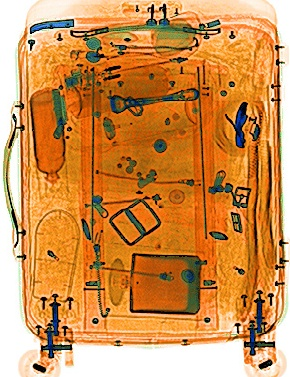
#> input picture background_images/BAGGAGE_20180811_175323_83216_B_1.jpg, 290 x 377 px
$ jupyter execute --allow-errors Practice.ipynb   (shell and % lines are left out)
#> lines starting #> are read from the running program, lines starting #| are printed output that depends on the picture; after the words box and inside, x2 and y2 are one past the last pixel; in counts of white or black regions, pixels touching at a corner belong together
[cell 1]
from PIL import Image
import cv2 as cv
# Image.open('./threat_images/BAGGAGE_20170522_113049_80428_A.jpg')
import timeit
import numpy as np

[cell 2]
im1=Image.open('./background_images/BAGGAGE_20180811_175323_83216_B_1.jpg')
#> im1 is the input picture: PIL image 290x377 RGB; mean R, G, B 205.4, 143.2, 80.9
im1

[cell 3]
im2=Image.open('./threat_images/BAGGAGE_20170522_113049_80428_A.jpg')
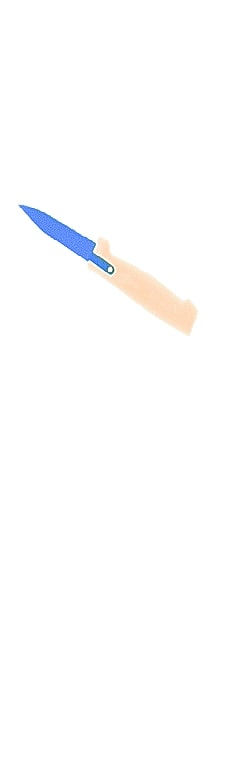
#> input picture threat_images/BAGGAGE_20170522_113049_80428_A.jpg, 232 x 768 px
#> im2 is the input picture: PIL image 232x768 RGB; mean R, G, B 253.4, 253.4, 253.7
im2

[cell 4]
im3=im2.paste(im1)

[cell 5]
im1

[cell 6]
from matplotlib import pyplot as plt

[cell 7]
im2=cv.imread('./threat_images/BAGGAGE_20170522_113049_80428_A.jpg')
#> im2: shape (768, 232, 3)
# ax=plt.axes(xticks=[],yticks=[])

[cell 8]
plt.imshow(im1)
plt.imshow(im2)
#> figure, not shown here; B, G, R data is drawn as R, G, B

[cell 9]
import os
l=os.listdir('.')
l

[cell 10]
l=os.listdir('.')
fig,axs=plt.subplots(2,5,figsize=(20,50))
p=-1
for i in range(len(l)):
    if i in[1,4]:
        p+=1
        path='.'
        file=l[i]

        li=os.listdir('.'+'/'+file)
        q=-1
        for j in li:
            path1=path+'/'+file+'/'+j
#             print(path1)
            img=cv.imread(path1)
            img=cv.cvtColor(img,cv.COLOR_BGR2RGB)
            q+=1
#             if p==0:
#                 img=cv.resize(img,(700,700))
            if p==1:
                img=cv.resize(img,(100,175))
            axs[p,q].imshow(img)
# plt.show()
plt.tight_layout()
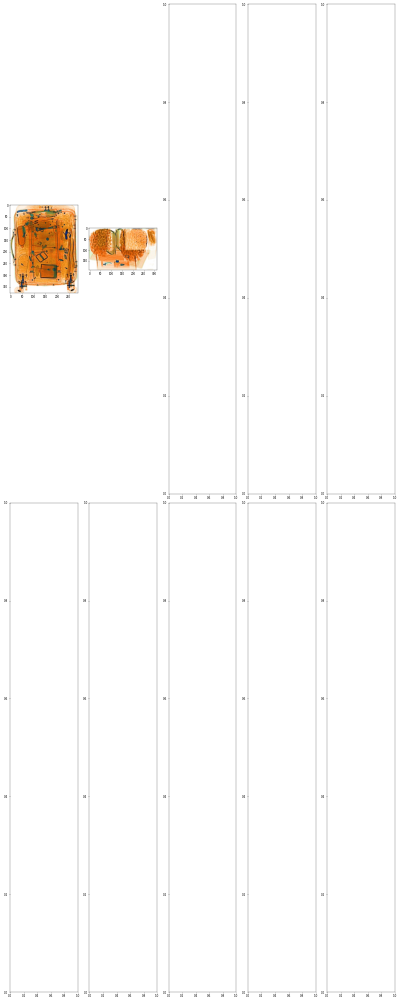
#> figure drawn by matplotlib, 2 panels

[cell 11]
def cvtcolor(img):
    img=cv.cvtColor(img,cv.COLOR_BGR2RGB)
    return img
def resize(img):
    return cv.resize(img,(100,200))
def gray(img):
    return cv.cvtColor(img,cv.COLOR_RGB2GRAY)

[cell 12]
im1=cv.imread('./threat_images/BAGGAGE_20170522_113049_80428_A.jpg')
im2=cv.imread('./background_images/BAGGAGE_20180811_175323_83216_B_1.jpg')
im1=cvtcolor(im1)
im2=cvtcolor(im2)
# im1=cvtcolor(im1)
# im2=cvtcolor(im2)
# plt.imshow(im2)

[cell 13]
im1=resize(im1)
# plt.imshow(im1)

[cell 14]
def plot(img,ap=None):
    plt.imshow(img,cmap=ap)

#> (a cell that did not finish here is left out)

[cell 16]
im1=cv.imread('./threat_images/BAGGAGE_20170522_113049_80428_A.jpg')
im2=cv.imread('./background_images/BAGGAGE_20180811_175328_83216_A_1.jpg')
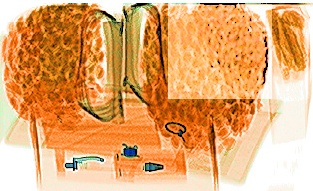
#> input picture background_images/BAGGAGE_20180811_175328_83216_A_1.jpg, 313 x 191 px
#> im2 is the input picture: shape (191, 313, 3); mean B, G, R 112.8, 169, 227.2
im1=cvtcolor(im1)
im2=cvtcolor(im2)
im1=resize(im1)
row,col,ch=im1.shape
#> row = 200; col = 100; ch = 3
roi=im2[0:row,20:col+20]
# plt.imshow(roi)
im1_gr=cv.cvtColor(im1,cv.COLOR_RGB2GRAY)
# plt.imshow(im1_gr,cmap='gray')
ret, mask = cv.threshold(im1_gr, 240, 255, cv.THRESH_BINARY)
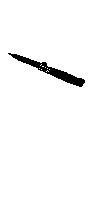
#> mask: shape (200, 100); 97.3% white; 1 black region, box (x1, y1, x2, y2) and area: (8, 53, 85, 87) 546
# cv.threshold(im1_gr, 10, 255, cv.THRESH_BINARY)
# plt.imshow(mask,cmap='gray')
mask_inv = cv.bitwise_not(mask)
#> mask_inv: shape (200, 100); 2.7% white; 1 white region, box (x1, y1, x2, y2) and area: (8, 53, 85, 87) 546
# plt.imshow(mask_inv,cmap='gray')
for i in range(len(mask)):
    for j in range(len(mask[0])):
        if mask[i][j]<255:
            roi[i][j]=0.9*(im1[i][j])
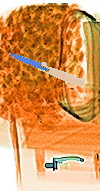
#> roi: shape (191, 100, 3); mean R, G, B 217.1, 150.8, 89.8
# plot(roi)
im2[:row,20:col+20]=roi
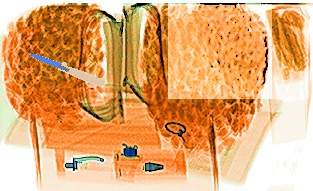
#> im2: shape (191, 313, 3); mean R, G, B 227, 169.5, 114.1
plot(im2)
im3=im2
plot(im3)

[cell 17]
# %%timeit
im1=cv.imread('./threat_images/BAGGAGE_20170522_113049_80428_A.jpg')
im2=cv.imread('./background_images/BAGGAGE_20180811_175328_83216_A_1.jpg')
im1=cvtcolor(im1)
im2=cvtcolor(im2)
im1=resize(im1)
# row,col,ch=im1.shape


gray = cv.cvtColor(im1, cv.COLOR_RGB2GRAY)
# plt.imshow(gray,cmap='gray')
_, threshed = cv.threshold(gray, 240, 255, cv.THRESH_BINARY_INV)
# plot(threshed,'gray')
kernel = cv.getStructuringElement(cv.MORPH_ELLIPSE, (11, 11))
# plot(kernel,'gray')
morphed = cv.morphologyEx(threshed, cv.MORPH_CLOSE, kernel)
#> morphed: shape (200, 100); 2.8% white; 1 white region
# plot(morphed,'gray')
cnts = cv.findContours(morphed,
                        cv.RETR_EXTERNAL,
                        cv.CHAIN_APPROX_SIMPLE)[0]
#> cnts = 1 contour; box (x1, y1, x2, y2) and area: (8, 53, 85, 87) 483

cnt = sorted(cnts, key=cv.contourArea)[-1]
#> cnt = contour of 110 points, box (x1, y1, x2, y2) (8, 53, 85, 87), area 483

mask = cv.drawContours(threshed, cnt, 0, (0, 0, 0), 5)
#> mask: shape (200, 100); 2.7% white; 1 white region, box (x1, y1, x2, y2) and area: (11, 54, 85, 87) 541
masked_data = cv.bitwise_and(im1, im1, mask=mask)
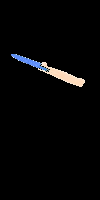
#> masked_data: shape (200, 100, 3); mean R, G, B 5.4, 5.3, 5.7

x, y, w, h = cv.boundingRect(cnt)
#> x = 8; y = 53; w = 77; h = 34
dst = masked_data[y: y + h, x: x + w]

dst_gray = cv.cvtColor(dst, cv.COLOR_RGB2GRAY)
_, alpha = cv.threshold(dst_gray, 0, 255, cv.THRESH_BINARY)
#> alpha: shape (34, 77); 20.7% white; 1 white region, box (x1, y1, x2, y2) and area: (3, 1, 77, 34) 541
b, g, r = cv.split(dst)

rgba = [b, g, r, alpha]
dst = cv.merge(rgba, 4)
#> dst: shape (34, 77, 4)
dst=np.multiply(dst,0.9)
def add_img(image,background):
    image_shape = image.shape
#> image_shape = (34, 77, 4)
    image_height = image_shape[0]
#> image_height = 34
    image_width = image_shape[1]
#> image_width = 77

#     backgound = create_blank_image(image_height,
#                                    image_width,
#                                    rgb_color=(0, 0, 255))

    background = Image.fromarray(background)
    image = Image.fromarray(image)

    background.paste(image,
                     (25, 25),
                     image)
    return background
bg=add_img(dst.astype('uint8'),im2)
plot(dst.astype('uint8'))
#
# plot(dst.astype('uint8'))

[cell 18]
im2=cv.imread('./background_images/BAGGAGE_20180811_175323_83216_B_1.jpg')
im2=cvtcolor(im2)
# plot(im2)
#> (the rest of this cell did not finish here and is left out)

#> (a cell that did not finish here is left out)

[cell 20]
im2=cv.imread('./background_images/BAGGAGE_20180811_175328_83216_A_1.jpg')
# im1=cvtcolor(im1)
im2=cvtcolor(im2)
#> (the rest of this cell did not finish here and is left out)

#> (a cell that did not finish here is left out)

[cell 22]
bg=np.array(bg)
plot(bg)

[cell 23]
im2[:row,20:col+20]=roi
plot(im2)

#> (a cell that did not finish here is left out)

[cell 25]
roi=cvtcolor(roi)
plot(roi)

[cell 26]
edges=cv.Canny(im1_gr,15,50)
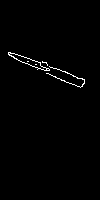
#> edges: shape (200, 100); 0.99% white in thin lines or dots, all inside (x1, y1, x2, y2) = (8, 52, 85, 88)
plt.imshow(edges,cmap='gray')

[cell 27]
cv.findContours(edges,cv.RETR_LIST,cv.CHAIN_APPROX_NONE)[1]
#> Out = 8 contours, 6 with area under 20; largest, box (x1, y1, x2, y2) and area: (8, 52, 50, 71) 188, (9, 53, 47, 71) 172

[cell 28]
# plot(mask_inv)m2, contours, hierarchy =
l=cv.findContours(mask_inv, cv.RETR_TREE, cv.CHAIN_APPROX_SIMPLE)
#> l = 12 contours, 11 with area under 20; largest, box (x1, y1, x2, y2) and area: (8, 53, 85, 87) 478

[cell 29]
l[0][0]
#> Out = contour of 113 points, box (x1, y1, x2, y2) (8, 53, 85, 87), area 478

[cell 30]
c=cv.drawContours(im1, l[0], -1, (255,255,255), 1)

[cell 31]
plot(c)

[cell 32]
plot(im1)

[cell 33]
plot(roi)

[cell 34]
roi[64][46]
#> Out = [180, 202, 225]

[cell 35]
print(im1[75][50:75])
#> (printed output is left out)

[cell 36]
im2[55][25]
#> Out = [195, 84, 0]

[cell 37]
l=os.listdir('.')
fig,axs=plt.subplots(1,5,figsize=(20,50))
p=-1
for i in range(len(l)):
    if i in[6]:
        p+=1
        path='.'
        file=l[i]

        li=os.listdir('.'+'/'+file)
        q=-1
        for j in range(len(li)):
            path1=path+'/'+file+'/'+li[j]
#             print(path1)
            center_list=[(50,200),(50,450),(150,600),(150,220),(10,570)]
            img=cv.imread(path1)
            img=cv.cvtColor(img,cv.COLOR_BGR2RGB)
            q+=1
            img=cv.resize(img,(300,800))
            h,w,ch=img.shape

            M=cv.getRotationMatrix2D(center_list[j],45,1.0)
            rot=cv.warpAffine(img,M,(w,h),borderValue=(255,255,255))
# [5 lines of commented-out code are left out]
            rot=resize(rot)
            axs[q].imshow(rot)
# plt.show()
plt.tight_layout()

[cell 38]
plot(im1)
h,w,ch=im2.shape
#> h = 191; w = 313
M=cv.getRotationMatrix2D((w//2,h//2),-45,1.0)
rot=cv.warpAffine(im2,M,(w,h),borderValue=(255,255,255))
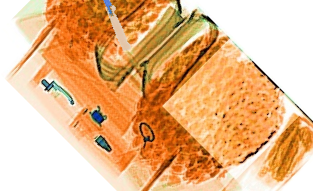
#> rot: shape (191, 313, 3); mean R, G, B 232.8, 184, 137.1
plot(rot)

[cell 39]
rot=resize(rot)
#> in resize (call 4), `return cv.resize(img,(100,200))`:
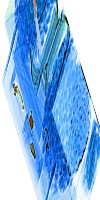
#> returned value: shape (200, 100, 3); mean of channels 0, 1, 2 232.7, 183.9, 137; drawn as B, G, R
plot(rot)

[cell 40]
rot[100][10]
#> Out = [247, 236, 212]
